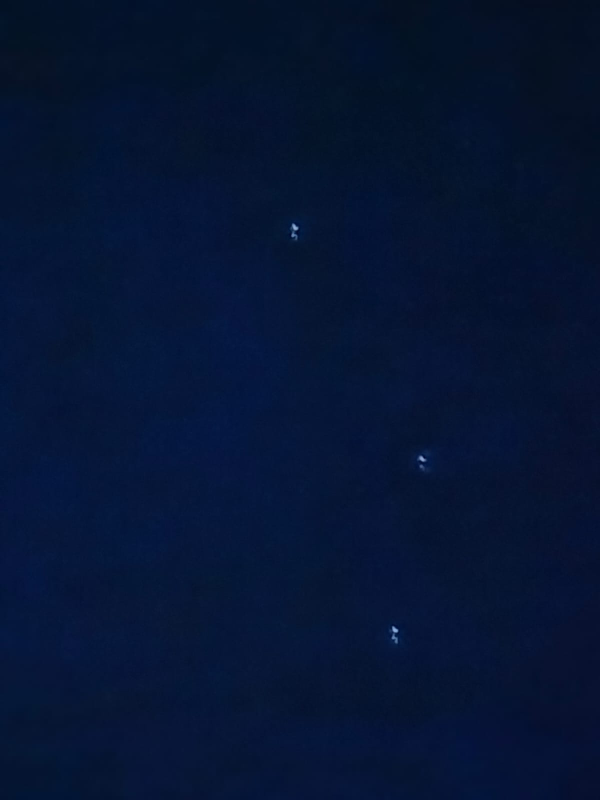
#> input picture pics/WhatsApp Image 2023-06-08 at 00.07.20.jpeg, 1200 x 1600 px (shown at 1/2 size); its folder holds only this picture in this run
$ python CreateDatabase.py
#> lines starting #> are read from the running program, lines starting #| are printed output that depends on the picture; after the words box and inside, x2 and y2 are one past the last pixel; in counts of white or black regions, pixels touching at a corner belong together
### Algorithm.py
from Star import *
import cv2
import numpy as np
from scipy.spatial import KDTree
import math
from PIL import Image, ImageDraw
from math import sqrt


class Algorithm:
    def __init__(self):
        self.min_area = 1
        self.max_area = 1000

    # [88 lines left out: functions find_nearest_neighbors, get_angle, detect_nanopi, draw_results, not called in this run]

    def detect(self, image):
        """Detect stars in a given image and return a list of stars as 2d points"""
        img = cv2.imread(str(image))
#> img is the input picture: shape (1600, 1200, 3); mean B, G, R 51.3, 20.5, 5.4
        img = np.array(Image.open(image).resize((600, 600)))
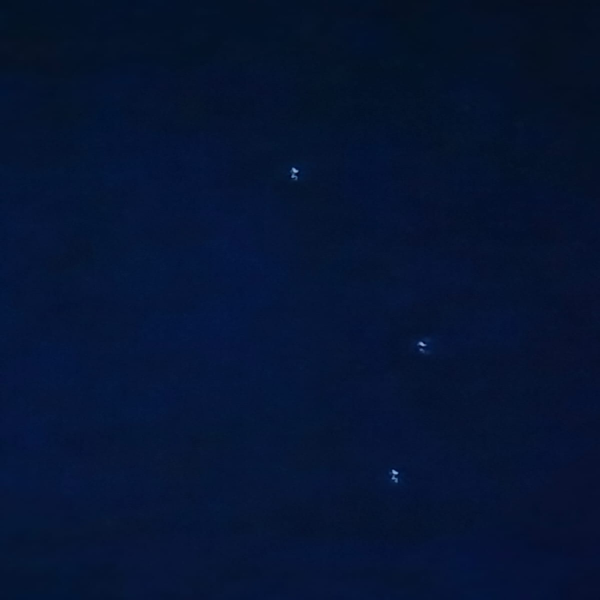
#> img: shape (600, 600, 3); mean R, G, B 5.4, 20.5, 51.3
        if len(img.shape) == 2:
            gray = img
        else:
            gray = cv2.cvtColor(img, cv2.COLOR_BGR2GRAY)
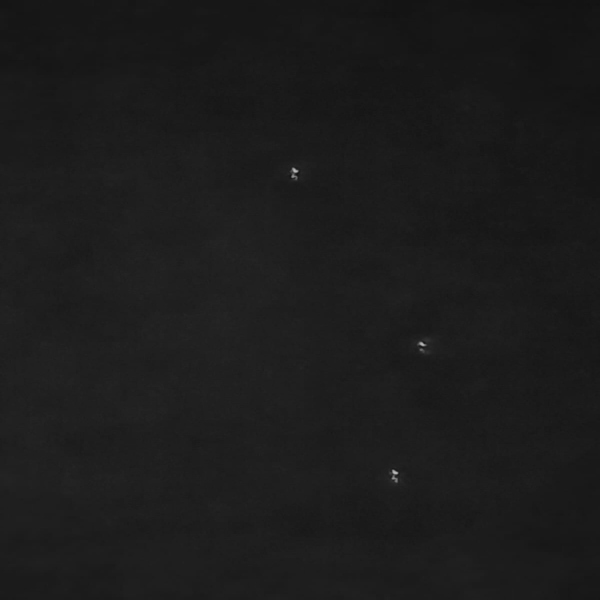
#> gray: shape (600, 600); min 18, max 188, mean 28
        circles = cv2.HoughCircles(
            gray,
            cv2.HOUGH_GRADIENT,
            1,
            20,
            param1=220,
            param2=0.5,
            minRadius=2,
            maxRadius=7,
        )
#> circles = [[419.5, 346.5, 4.6], [291.5, 172.5, 4.6], [394.5, 471.5, 2.4]]
        stars = []
        circles = np.round(circles[0, :]).astype("int")
#> circles = [[420, 346, 5], [292, 172, 5], [394, 472, 2]]
        for x, y, r in circles:
            cv2.circle(img, (x, y), r + 10, (255, 0, 0), 2)
            star_mask = np.zeros_like(gray)
            cv2.circle(star_mask, (x, y), r, 255, -1)
            brightness = cv2.mean(gray, mask=star_mask)[0]
            stars.append(Star(x=x, y=y, brightness=brightness, radius=r))
#> this loop made 1 pass
#> (x, y, r, brightness) on pass 1: (420, 346, 5, 69.68)
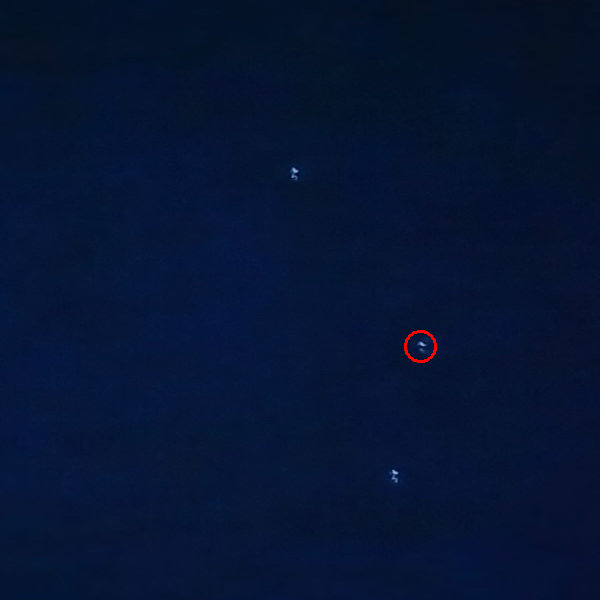
#> img: shape (600, 600, 3); 0.08% of pixels changed, all inside (x1, y1, x2, y2) = (404, 330, 437, 363)
#> star_mask: shape (600, 600); 0.02% white; 1 white region, box (x1, y1, x2, y2) and area: (415, 341, 426, 352) 81
#> after the loop, stars = []
        print(len(stars))

        cv2.imwrite("temp/" + image[6:] + "stars.png", img)
        return stars

    # [5 lines left out: function stars_list_to_array, not called in this run]

    def random_sample(self, stars, num_samples):
        index = np.random.choice(len(stars), num_samples, replace=False)
        return [stars[i] for i in index]

    # [105 lines left out: functions make_transform, check_inliers, get_sample_stars, algorithm, run, run_nanopi, not called in this run]

### CreateDatabase.py
import numpy as np

from Algorithm import *
import os

dir = "pics"
algo = Algorithm()
filename = "database_class_exmaple.npy"

data = []
for image in os.listdir(dir):
    print("Stars detecting in" + image)
    # Detecting the stars
#> (the run stopped early here; a loop or call above may not have finished)

$ run again, on pics/WhatsApp Image 2023-06-08 at 00.07.26.jpeg
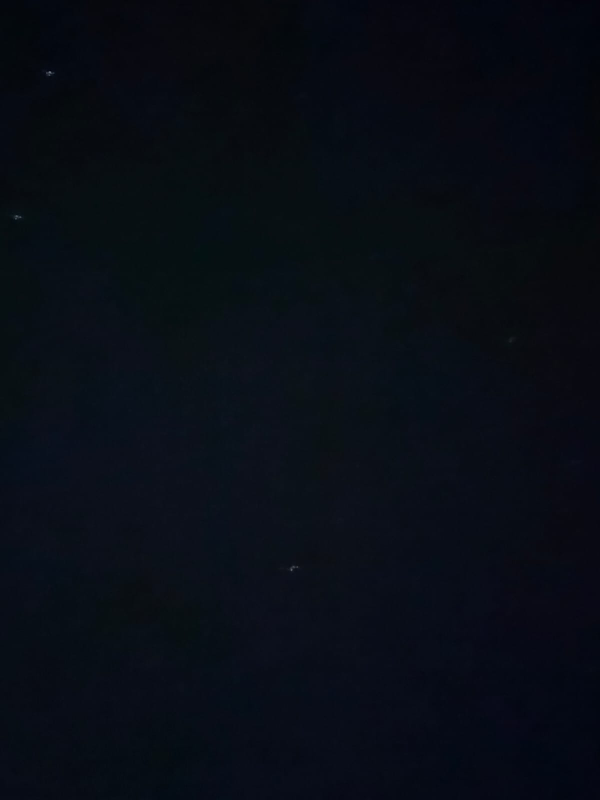
#> input picture pics/WhatsApp Image 2023-06-08 at 00.07.26.jpeg, 1200 x 1600 px (shown at 1/2 size)
#> in detect, img is the input picture: shape (1600, 1200, 3); mean B, G, R 21.2, 12.8, 8.1
#> in detect, `img = np.array(Image.open(image).resize((600, 600)))`:
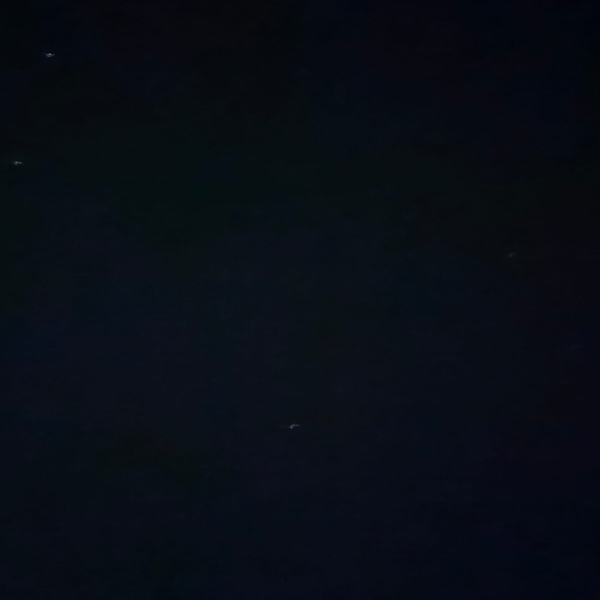
#> img: shape (600, 600, 3); mean R, G, B 8.1, 12.8, 21.2
#> in detect, `circles = cv2.HoughCircles( gray, cv2.HOUGH_GRADIENT, 1, 20, param1=22..`: circles = [[293.5, 427.5, 3.8], [48.5, 56.5, 3.3], [19.5, 156.5, 6.4]]
#> in detect, `circles = np.round(circles[0, :]).astype("int")`: circles = [[294, 428, 4], [48, 56, 3], [20, 156, 6]]
#> the loop in detect, `for x, y, r in circles:` made 1 pass
#> (x, y, r, brightness) on pass 1: (294, 428, 4, 29.16)
#> after the loop in detect, `for x, y, r in circles:`:
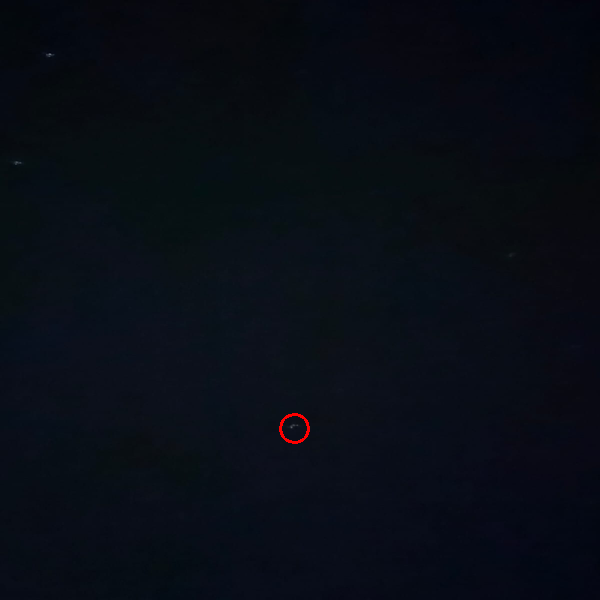
#> img: shape (600, 600, 3); 0.07% of pixels changed, all inside (x1, y1, x2, y2) = (279, 413, 310, 444)
#> after the loop in detect, `for x, y, r in circles:`: stars = []
